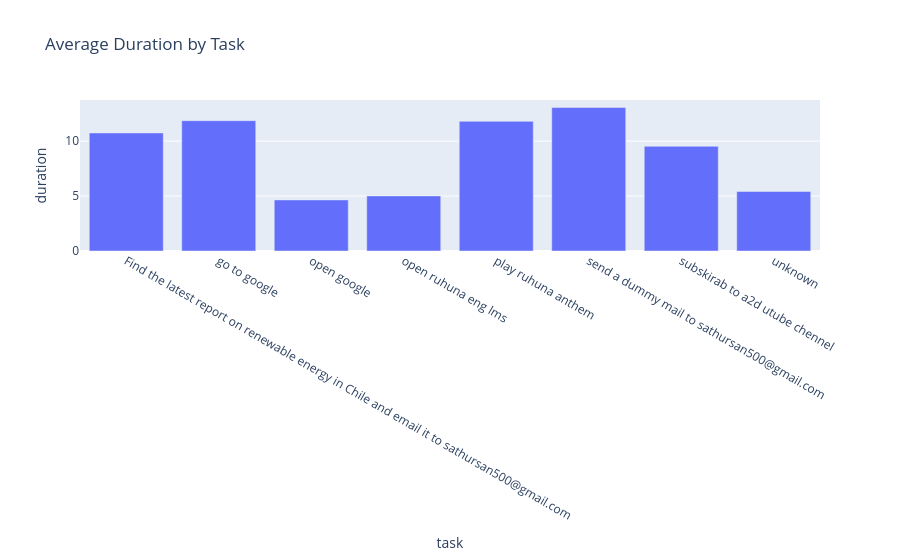
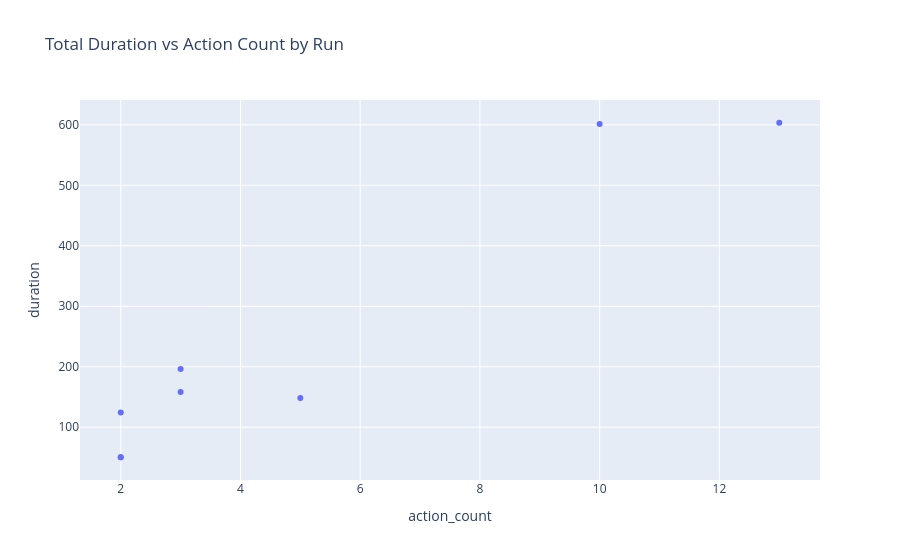

The cell these charts' notebook holds for them, in order:
### Markdown cell above
# Visualization of Key Metrics

### Code cell
avg_duration_task = df.groupby('task')['duration'].mean().reset_index()
fig = px.bar(avg_duration_task, x='task', y='duration', title='Average Duration by Task')
fig.show()

run_summary = df.groupby('run_id').agg({'duration': 'sum', 'action_count': 'sum'}).reset_index()
fig = px.scatter(run_summary, x='action_count', y='duration', title='Total Duration vs Action Count by Run')
fig.show()

### Figure 1 — Plotly figure (JSON) as saved in the notebook; plotly's stock layout.template omitted (floating-point values rounded to 4 significant figures)
{"data": [{"hovertemplate": "task=%{x}<br>duration=%{y}<extra></extra>", "legendgroup": "", "marker": {"color": "#636efa", "pattern": {"shape": ""}}, "name": "", "orientation": "v", "showlegend": false, "textposition": "auto", "type": "bar", "x": ["Find the latest report on renewable energy in Chile and email it to sathursan500@gmail.com", "go to google", "open google", "open ruhuna eng lms", "play ruhuna anthem", "send a dummy mail to sathursan500@gmail.com", "subskirab to a2d utube chennel", "unknown"], "xaxis": "x", "y": [10.74, 11.86, 4.647, 5.011, 11.8, 13.05, 9.527, 5.411], "yaxis": "y"}], "layout": {"barmode": "relative", "legend": {"tracegroupgap": 0}, "title": {"text": "Average Duration by Task"}, "xaxis": {"anchor": "y", "domain": [0, 1], "title": {"text": "task"}}, "yaxis": {"anchor": "x", "domain": [0, 1], "title": {"text": "duration"}}}}

### Figure 2 — Plotly figure (JSON) as saved in the notebook; plotly's stock layout.template omitted (floating-point values rounded to 4 significant figures)
{"data": [{"hovertemplate": "action_count=%{x}<br>duration=%{y}<extra></extra>", "legendgroup": "", "marker": {"color": "#636efa", "symbol": "circle"}, "mode": "markers", "name": "", "orientation": "v", "showlegend": false, "type": "scatter", "x": [10.0, 2.0, 3.0, 2.0, 13.0, 3.0, 5.0, 2.0], "xaxis": "x", "y": [601.5, 124.4, 158.0, 50.23, 603.5, 196.1, 148.1, 50.18], "yaxis": "y"}], "layout": {"legend": {"tracegroupgap": 0}, "title": {"text": "Total Duration vs Action Count by Run"}, "xaxis": {"anchor": "y", "domain": [0, 1], "title": {"text": "action_count"}}, "yaxis": {"anchor": "x", "domain": [0, 1], "title": {"text": "duration"}}}}
